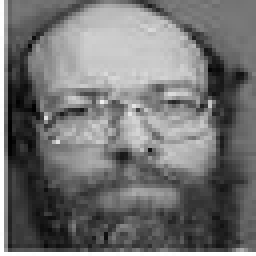
#> input picture 人工智能技术/笔记及代码练习/《Python大数据分析与机器学习商业案例实战》/数据降维之PCA/datasets/olivettifaces/18_2.jpg, 64 x 64 px (shown 4 times larger); its folder holds only this picture in this run
$ jupyter execute --allow-errors '示例：人脸识别模型.ipynb'
#> lines starting #> are read from the running program, lines starting #| are printed output that depends on the picture
人脸识别模型是一个比较复杂的n维数据降维到k维数据的案例。先对人脸数据进行读取和处理，再通过PCA进行数据降维，最后用的K近邻算法搭建模型进行人脸识别。

## 背景
人脸识别是基于人的脸部特征信息进行身份识别的一种生物识别技术。该技术蓬勃发展，应用广泛，如人脸识别门禁系统、刷脸支付软件等。

人脸识别在本质上是根据每张人脸图像中不同像素点的颜色进行数据建模与判断。人脸图像的每个像素点的颜色都有不同的值，这些值可以组成人脸的特征向量，不过因为人脸图像的像素点很多，所以特征变量也很多，需要利用PCA进行数据降维。

## 人脸数据读取、处理与变量提取

### 1．读取人脸照片数据

[cell 1]
import os
names = os.listdir('datasets/olivettifaces/')

[cell 2]
names[0:5]

[cell 3]
# 通过如下代码在Python中查看这些图片
from PIL import Image
img0 = Image.open('datasets/olivettifaces/' + names[0])
#> img0 is the input picture: PIL image 64x64 RGB; min 0, max 255, mean 115.5
img0.show()

### 2．人脸数据处理：特征变量提取

[cell 4]
import numpy as np
img0 = img0.convert('L') # 参数'L'指转换成灰度格式的图像
#> img0: PIL image 64x64 L
img0 = img0.resize((32, 32)) # 用resize()函数调整图像尺寸为32×32像素
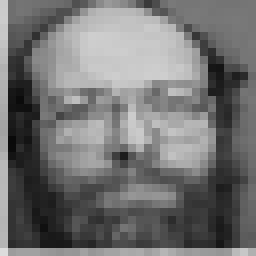
#> img0: PIL image 32x32 L (shown 8 times larger); min 10, max 220, mean 114.8
arr = np.array(img0)

[cell 5]
import pandas as pd
pd.DataFrame(arr)
#> Out = table of 32 rows and 32 columns

[cell 6]
arr = arr.reshape(1, -1)
arr

[cell 7]
arr.flatten().tolist()
#> Out = 1024 values, max 220 at index 992, min 10 at index 545, mean 114.8

[cell 8]
# 将所有人脸图片的图像数据都转换成数值类型数据
X = [] # 构造一个空列表X用于存放每一张人脸图片的灰度值
for i in names:
    img = Image.open('datasets/olivettifaces/' + i) # 通过for循环遍历文件名列表，其中的names就是最开始获取的各张人脸图片的文件名列表
    img = img.convert('L')  # 将每张图片的图像数据转换为灰度值
    img = img.resize((32, 32))
    arr = np.array(img)
    X.append(arr.reshape(1, -1).flatten().tolist()) # 用append()函数将每张图片的灰度值添加到X列表中

[cell 9]
import pandas as pd
X = pd.DataFrame(X)
#> X = table of 1 rows and 1024 columns
# X是所有人脸图片的特征变量,每一行数据为每张图片的每个像素点对应的灰度值
X
#> Out = table of 1 rows and 1024 columns

[cell 10]
print(X.shape)
#| (1, 1024)

$ run again, on 人工智能技术/笔记及代码练习/《Python大数据分析与机器学习商业案例实战》/数据降维之PCA/datasets/olivettifaces/18_4.jpg
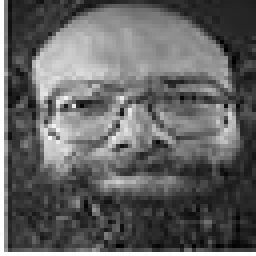
#> input picture 人工智能技术/笔记及代码练习/《Python大数据分析与机器学习商业案例实战》/数据降维之PCA/datasets/olivettifaces/18_4.jpg, 64 x 64 px (shown 4 times larger)
#> img0 is the input picture: PIL image 64x64 RGB; min 0, max 255, mean 99.3
#> `img0 = img0.resize((32, 32))`:
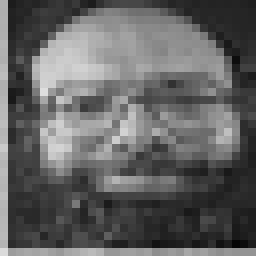
#> img0: PIL image 32x32 L (shown 8 times larger); min 6, max 222, mean 98.7
#> `pd.DataFrame(arr)`: Out = table of 32 rows and 32 columns
#> `arr.flatten().tolist()`: Out = 1024 values, max 222 at index 357, min 6 at index 989, mean 98.68
#> X = table of 1 rows and 1024 columns
#| (1, 1024)

$ run again, on 人工智能技术/笔记及代码练习/《Python大数据分析与机器学习商业案例实战》/数据降维之PCA/datasets/olivettifaces/18_5.jpg
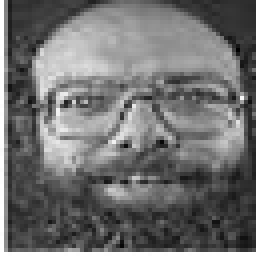
#> input picture 人工智能技术/笔记及代码练习/《Python大数据分析与机器学习商业案例实战》/数据降维之PCA/datasets/olivettifaces/18_5.jpg, 64 x 64 px (shown 4 times larger)
#> img0 is the input picture: PIL image 64x64 RGB; min 0, max 255, mean 111.1
#> `img0 = img0.resize((32, 32))`:
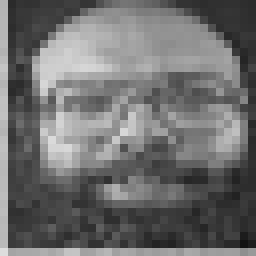
#> img0: PIL image 32x32 L (shown 8 times larger); min 18, max 221, mean 110.5
#> `pd.DataFrame(arr)`: Out = table of 32 rows and 32 columns
#> `arr.flatten().tolist()`: Out = 1024 values, max 221 at index 992, min 18 at index 990, mean 110.5
#> X = table of 1 rows and 1024 columns
#| (1, 1024)

$ run again, on 人工智能技术/笔记及代码练习/《Python大数据分析与机器学习商业案例实战》/数据降维之PCA/datasets/olivettifaces/18_6.jpg
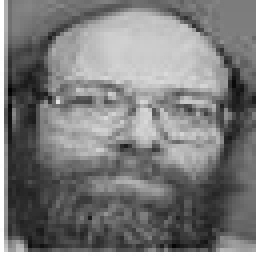
#> input picture 人工智能技术/笔记及代码练习/《Python大数据分析与机器学习商业案例实战》/数据降维之PCA/datasets/olivettifaces/18_6.jpg, 64 x 64 px (shown 4 times larger)
#> img0 is the input picture: PIL image 64x64 RGB; min 0, max 255, mean 122.5
#> `img0 = img0.resize((32, 32))`:
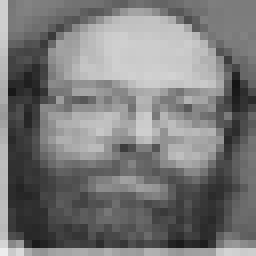
#> img0: PIL image 32x32 L (shown 8 times larger); min 21, max 237, mean 121.9
#> `pd.DataFrame(arr)`: Out = table of 32 rows and 32 columns
#> `arr.flatten().tolist()`: Out = 1024 values, max 237 at index 992, min 21 at index 349, mean 121.9
#> X = table of 1 rows and 1024 columns
#| (1, 1024)
